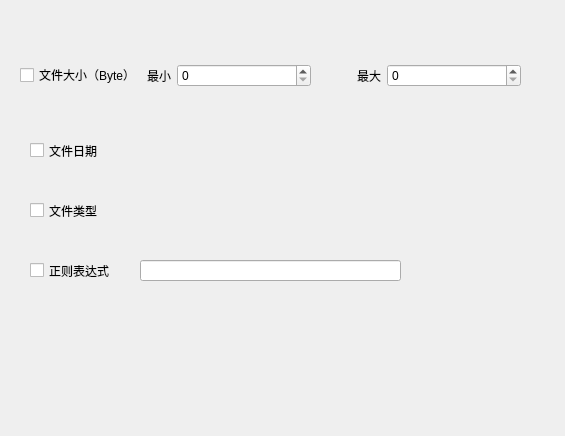
<?xml version="1.0" encoding="UTF-8"?>
<ui version="4.0">
 <class>FileFilterDialog</class>
 <widget class="QDialog" name="FileFilterDialog">
  <property name="geometry">
   <rect>
    <x>0</x>
    <y>0</y>
    <width>565</width>
    <height>436</height>
   </rect>
  </property>
  <property name="windowTitle">
   <string>Dialog</string>
  </property>
  <widget class="QWidget" name="widget" native="true">
   <property name="geometry">
    <rect>
     <x>20</x>
     <y>50</y>
     <width>501</width>
     <height>51</height>
    </rect>
   </property>
   <layout class="QHBoxLayout" name="horizontalLayout">
    <item>
     <widget class="QCheckBox" name="sizeChkBox">
      <property name="sizePolicy">
       <sizepolicy hsizetype="Fixed" vsizetype="Fixed">
        <horstretch>0</horstretch>
        <verstretch>0</verstretch>
       </sizepolicy>
      </property>
      <property name="text">
       <string>文件大小（Byte）</string>
      </property>
     </widget>
    </item>
    <item>
     <widget class="QLabel" name="label">
      <property name="sizePolicy">
       <sizepolicy hsizetype="Fixed" vsizetype="Preferred">
        <horstretch>0</horstretch>
        <verstretch>0</verstretch>
       </sizepolicy>
      </property>
      <property name="text">
       <string>最小</string>
      </property>
     </widget>
    </item>
    <item>
     <widget class="QSpinBox" name="minSizeSpinBox"/>
    </item>
    <item>
     <spacer name="horizontalSpacer">
      <property name="orientation">
       <enum>Qt::Horizontal</enum>
      </property>
      <property name="sizeType">
       <enum>QSizePolicy::Fixed</enum>
      </property>
      <property name="sizeHint" stdset="0">
       <size>
        <width>40</width>
        <height>20</height>
       </size>
      </property>
     </spacer>
    </item>
    <item>
     <widget class="QLabel" name="label_2">
      <property name="sizePolicy">
       <sizepolicy hsizetype="Fixed" vsizetype="Preferred">
        <horstretch>0</horstretch>
        <verstretch>0</verstretch>
       </sizepolicy>
      </property>
      <property name="text">
       <string>最大</string>
      </property>
     </widget>
    </item>
    <item>
     <widget class="QSpinBox" name="maxSizeSpinBox"/>
    </item>
   </layout>
  </widget>
  <widget class="QCheckBox" name="dateChkBox">
   <property name="geometry">
    <rect>
     <x>30</x>
     <y>140</y>
     <width>73</width>
     <height>21</height>
    </rect>
   </property>
   <property name="text">
    <string>文件日期</string>
   </property>
  </widget>
  <widget class="DateSelector" name="minDateWidget" native="true">
   <property name="geometry">
    <rect>
     <x>110</x>
     <y>120</y>
     <width>201</width>
     <height>51</height>
    </rect>
   </property>
  </widget>
  <widget class="DateSelector" name="maxDateWidget" native="true">
   <property name="geometry">
    <rect>
     <x>330</x>
     <y>120</y>
     <width>211</width>
     <height>51</height>
    </rect>
   </property>
  </widget>
  <widget class="QCheckBox" name="typeChkBox">
   <property name="geometry">
    <rect>
     <x>30</x>
     <y>200</y>
     <width>85</width>
     <height>21</height>
    </rect>
   </property>
   <property name="text">
    <string>文件类型</string>
   </property>
  </widget>
  <widget class="MultiSelectComboBox" name="typeFilterWidget" native="true">
   <property name="geometry">
    <rect>
     <x>150</x>
     <y>200</y>
     <width>241</width>
     <height>21</height>
    </rect>
   </property>
  </widget>
  <widget class="QCheckBox" name="reChkBox">
   <property name="geometry">
    <rect>
     <x>30</x>
     <y>260</y>
     <width>85</width>
     <height>21</height>
    </rect>
   </property>
   <property name="text">
    <string>正则表达式</string>
   </property>
  </widget>
  <widget class="QLineEdit" name="reLineEdit">
   <property name="geometry">
    <rect>
     <x>140</x>
     <y>260</y>
     <width>261</width>
     <height>21</height>
    </rect>
   </property>
  </widget>
 </widget>
 <customwidgets>
  <customwidget>
   <class>DateSelector</class>
   <extends>QWidget</extends>
   <header>dateselector.h</header>
   <container>1</container>
  </customwidget>
  <customwidget>
   <class>MultiSelectComboBox</class>
   <extends>QWidget</extends>
   <header>multiselectcombobox.h</header>
   <container>1</container>
  </customwidget>
 </customwidgets>
 <resources/>
 <connections/>
</ui>
